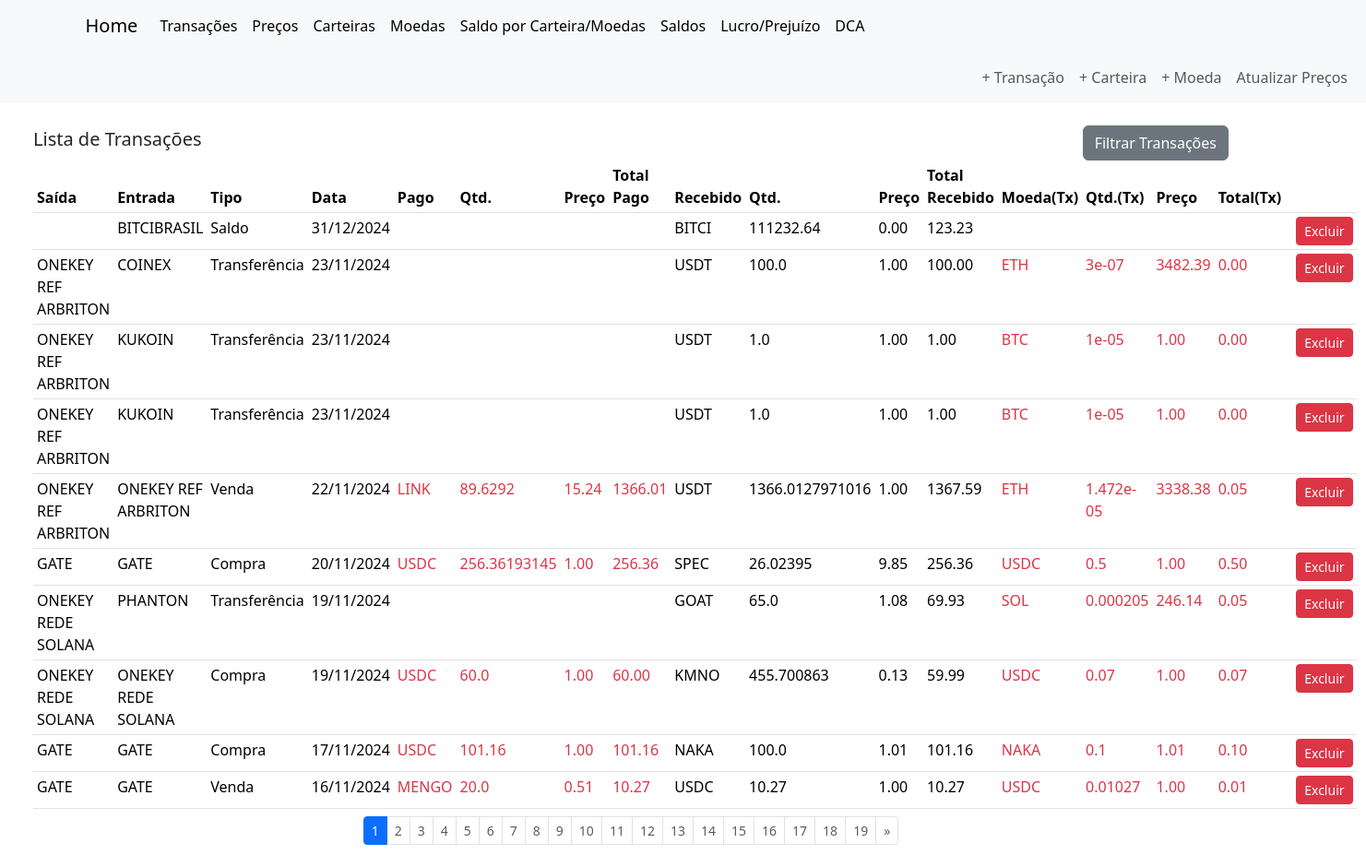
/transactions (signed in), run on the app's committed database.
### criptoControl/models.py (models this page shows)
class Transaction(db.Model):
    __tablename__ = 'transactions'
    transactions_id = db.Column(db.Integer, primary_key=True)
    transaction_type = db.Column(db.String, nullable=False)
    transaction_date = db.Column(db.Date, nullable=False, default=datetime.now)
    payment_wallet_id = db.Column(db.Integer, db.ForeignKey('wallets.wallet_id'), nullable=True)
    payment_wallet = db.relationship('Wallet', foreign_keys=[payment_wallet_id], backref='transactions')
    receiving_wallet_id = db.Column(db.Integer, db.ForeignKey('wallets.wallet_id'), nullable=True)
    receiving_wallet = db.relationship('Wallet', foreign_keys=[receiving_wallet_id], backref='received_transactions')
    crypto_payment_id = db.Column(db.Integer, db.ForeignKey('cryptocurrencies.crypto_id'), nullable=True)
    crypto_payment = db.relationship('Cryptocurrency', foreign_keys=[crypto_payment_id])
    crypto_payment_price = db.Column(db.Float, nullable=True)
    crypto_payment_quantity = db.Column(db.Float, nullable=True)
    total_paid = db.Column(db.Float, nullable=True)
    crypto_receive_id = db.Column(db.Integer, db.ForeignKey('cryptocurrencies.crypto_id'), nullable=True)
    crypto_receive = db.relationship('Cryptocurrency', foreign_keys=[crypto_receive_id])  # Corrigido para usar crypto_receive_id
    crypto_receive_price = db.Column(db.Float, nullable=True)
    crypto_receive_quantity = db.Column(db.Float, nullable=True)
    total_received = db.Column(db.Float, nullable=True)
    crypto_fee_id = db.Column(db.Integer, db.ForeignKey('cryptocurrencies.crypto_id'), nullable=True)
    crypto_fee = db.relationship('Cryptocurrency', foreign_keys=[crypto_fee_id])
    crypto_fee_price = db.Column(db.Float, nullable=True)
    crypto_fee_quantity = db.Column(db.Float, nullable=True)
    total_fee = db.Column(db.Float, nullable=True)

class Wallet(db.Model):
    __tablename__ = 'wallets'  # Corrigido aqui para 'wallets'
    wallet_id = db.Column(db.Integer, primary_key=True)
    wallet_user_id = db.Column(db.Integer, db.ForeignKey('users.user_id'), nullable=False)
    wallet_name = db.Column(db.String, nullable=False)
    wallet_network = db.Column(db.String, nullable=False)
    wallet_status = db.Column(db.String(1), nullable=False, default='N' )
    balances = db.relationship('WalletBalance', back_populates='wallet')

class Cryptocurrency(db.Model):
    __tablename__ = 'cryptocurrencies'
    crypto_id = db.Column(db.Integer, primary_key=True)
    crypto_name = db.Column(db.String, unique=True, nullable=False)
    crypto_symbol = db.Column(db.String, unique=True, nullable=False)
    crypto_status = db.Column(db.String(1), nullable=False, default='N')
    balances = db.relationship('WalletBalance', back_populates='cryptocurrency')

### criptoControl/routes/transactions_routes.py (the view)
@transaction_bp.route('/transactions')
@login_required
def transactions():
    session = create_session()
    try:
        user_id = current_user.user_id
        page = request.args.get('page', 1, type=int)
        per_page = 10  # Número de transações por página
        query = session.query(Transaction).options(
            joinedload(Transaction.payment_wallet),
            joinedload(Transaction.receiving_wallet),
            joinedload(Transaction.crypto_payment),
            joinedload(Transaction.crypto_receive),
            joinedload(Transaction.crypto_fee)
        ).join(
            Transaction.receiving_wallet
        ).filter(
            Wallet.wallet_user_id == user_id
        ).order_by(
            Transaction.transaction_date.desc(),
            Transaction.transactions_id.desc()
        )
        total_transactions = query.count()
        cons_transactions = query.limit(per_page).offset((page - 1) * per_page).all()
        total_pages = ceil(total_transactions / per_page)
    finally:
        session.close()
    return render_template(
        'operacoes/transactions.html',
        cons_transactions=cons_transactions,
        current_page=page,
        total_pages=total_pages
    )

### criptoControl/__init__.py (called while the page is built)
@login_manager.user_loader
def load_user(user_id):
    from criptoControl.models import User
    return User.query.get(int(user_id))

### criptoControl/routes/transactions_routes.py (called while the page is built)
def create_session():
    return sessionmaker(bind=db.engine)()

### criptoControl/templates/operacoes/transactions.html (shortened to what this page needs)
{% extends 'index.html' %} {% block head %} {% endblock %} {% block body %}
<div class="container m-4"">
    <caption>
        <div class="d-flex justify-content-between align-items-center">
            <h5>Lista de Transações</h5>
            <a href="{{ url_for('views.filtros_transacoes') }}" class="btn btn-secondary">Filtrar Transações</a>
        </div>
    </caption>
    <table class="table table-sm mb-2">
        <thead>
            <tr>
                <th>Saída</th>
                <th>Entrada</th>
                <th>Tipo</th>
                <th>Data</th>
                <th>Pago</th>
                <th>Qtd.</th>
                <th>Preço</th>
                <th>Total Pago</th>
                <th>Recebido</th>
                <th>Qtd.</th>
                <th>Preço</th>
                <th>Total Recebido</th>
                <th>Moeda(Tx)</th>
                <th>Qtd.(Tx)</th>
                <th>Preço</th>
                <th>Total(Tx)</th>
                <th></th>
                <th></th>
            </tr>
        </thead>
        <tbody>
            {% for transaction in cons_transactions %}
            <tr>
                <td>{{ transaction.payment_wallet.wallet_name }}</td>
                <td>{{ transaction.receiving_wallet.wallet_name }}</td>
                <td>{{ transaction.transaction_type }}</td>
                <td>{{ transaction.transaction_date.strftime('%d/%m/%Y') }}</td>
                <td>
                    <span class="text-danger"
                        >{{ transaction.crypto_payment.crypto_symbol }}</span
                    >
                </td>
                <td>
                    {% if transaction.crypto_payment_quantity is not none %}
                    <span class="text-danger"
                        >{{ transaction.crypto_payment_quantity }}</span
                    >
                    {% endif %}
                </td>
                <td>
                    {% if transaction.crypto_payment_price is not none %}
                    <span class="text-danger"
                        >{{ "%.2f" | format(transaction.crypto_payment_price)
                        }}</span
                    >
                    {% endif %}
                </td>
                <td>
                    {% if transaction.total_paid is not none %}
                    <span class="text-danger"
                        >{{ "%.2f" | format(transaction.total_paid) }}</span
                    >
                    {% endif %}
                </td>
                <td>
                    <span class="text-secundary"
                        >{{ transaction.crypto_receive.crypto_symbol }}</span
                    >
                </td>
                <td>
                    {% if transaction.crypto_receive_quantity is not none %}
                    <span class="text-secundary"
                        >{{ transaction.crypto_receive_quantity }}</span
                    >
                    {% endif %}
                </td>
                <td>
                    {% if transaction.crypto_receive_price is not none %}
                    <span class="text-secundary"
                        >{{ "%.2f" | format(transaction.crypto_receive_price)
                        }}</span
                    >
                    {% endif %}
                </td>
                <td>
                    {% if transaction.total_received is not none %}
                    <span class="text-secundary"
                        >{{ "%.2f" | format(transaction.total_received) }}</span
                    >
                    {% endif %}
                </td>
                <td>
                    <span class="text-danger"
                        >{{ transaction.crypto_fee.crypto_symbol }}</span
                    >
                </td>
                <td>
                    {% if transaction.crypto_fee_quantity is not none %}
                    <span class="text-danger"
                        >{{ transaction.crypto_fee_quantity }}</span
                    >
                    {% endif %}
                </td>
                <td>
                    {% if transaction.crypto_fee_price is not none %}
                    <span class="text-danger"
                        >{{ "%.2f" | format(transaction.crypto_fee_price)
                        }}</span
                    >
                    {% endif %}
                </td>
                <td>
                    {% if transaction.total_fee is not none %}
                    <span class="text-danger"
                        >{{ "%.2f" | format(transaction.total_fee) }}</span
                    >
                    {% endif %}
                </td>
                <td>
                </td>
                <td>
                    <form
                        method="POST"
                        action="{{ url_for('transaction.delete_transaction') }}"
                        style="display: inline"
                    >
                        <button type="submit" class="btn btn-danger btn-sm">
                            Excluir
                        </button>
                    </form>
                </td>
            </tr>
            {% endfor %}
        </tbody>
    </table>
    <nav aria-label="Page navigation">
        <ul class="pagination pagination-sm justify-content-center">
            {% for page in range(1, total_pages + 1) %}
            <li class="page-item {% if page == current_page %}active{% endif %}">
                <a class="page-link {% if page != current_page %}text-muted{% endif %}" href="{{ url_for('transaction.transactions', page=page) }}">
                    {{ page }}
                </a>
            </li>
            {% endfor %}
            {% if current_page < total_pages %}
            <li class="page-item">
                <a class="page-link text-muted" href="{{ url_for('transaction.transactions', page=current_page + 1) }}" aria-label="Next">
                    <span aria-hidden="true">&raquo;</span>
                </a>
            </li>
            {% endif %}
        </ul>
    </nav>
</div>
 {% endblock %}

### criptoControl/templates/index.html (shortened to what this page needs)
<!DOCTYPE html>
<html lang="pt-br">
  <head>
    {{ bootstrap.load_css() }}
  </head>
  <body>
    {% include 'navibar.html' %}
    {% include 'naviVert.html' %}
    {% block body %}{% endblock %}
  </body>
</html>

### criptoControl/templates/navibar.html (shortened to what this page needs)
<nav class="navbar navbar-expand-lg bg-body-tertiary">
  <div class="container-fluid container">
    <a class="navbar-brand" href="{{ url_for('main.index') }}">Home</a>
    <div class="collapse navbar-collapse" id="navbarNav">
      <ul class="navbar-nav">
        <li class="nav-item">
          <a
            class="nav-link active"
            aria-current="page"
            href="{{ url_for('transaction.transactions') }}"
            >Transações</a
          >
        </li>
        <li class="nav-item">
          <a
            class="nav-link active"
            aria-current="page"
            href="{{ url_for('views.prices') }}"
            >Preços</a
          >
        </li>
        <li class="nav-item">
          <a
            class="nav-link active"
            aria-current="page"
            href="{{ url_for('views.wallets') }}"
            >Carteiras</a
          >
        </li>
        <li class="nav-item">
          <a
            class="nav-link active"
            aria-current="page"
            href="{{ url_for('views.cryptos') }}"
            >Moedas</a
          >
        </li>
        <li class="nav-item">
            <a
              class="nav-link active"
              aria-current="page"
              href="{{ url_for('views.wallet_summary', payment_wallet_id=1) }}"
              >Saldo por Carteira/Moedas</a>
        </li>
        <li class="nav-item">
          <a
            class="nav-link active"
            aria-current="page"
            href="{{ url_for('views.balance_wallet') }}"
            >Saldos</a>
        </li>
          <a
            class="nav-link active"
            aria-current="page"
            href="{{ url_for('views.lucro_prejuizo') }}"
            >Lucro/Prejuízo</a>
          <a
            class="nav-link active"
            aria-current="page"
            href="{{ url_for('views.dca_compras') }}"
            >DCA</a>
      </ul>
    </div>
  </div>
</nav>

### criptoControl/templates/naviVert.html (shortened to what this page needs)
<body>
  <div class="navbar navbar-expand-lg bg-body-tertiary">
    <div class="container-fluid">
      <nav class="navbar-nav ms-auto">
        <a
          class="nav-link"
          aria-current="page"
          href="{{ url_for('transaction.add_transactions') }}"
          >+ Transação</a
        >
        <a
          class="nav-link"
          aria-current="page"
          href="#"
          data-bs-toggle="modal"
          data-bs-target="#carteiraModal"
          >+ Carteira</a
        >
        <a
          class="nav-link"
          aria-current="page"
          href="#"
          data-bs-toggle="modal"
          data-bs-target="#moedasModal"
          >+ Moeda</a
        >
        <a
          class="nav-link"
          href="#"
          onclick="document.getElementById('atualizar-prices-form').submit();"
          >Atualizar Preços</a
        >
      </nav>
    </div>
  </div>
</body>

### data on the page
Transaction: crypto_receive_price "0.00", total_received "123.23"
Transaction: crypto_receive_price "1.00", total_received "100.00", crypto_fee_price "3482.39", total_fee "0.00"
Transaction: crypto_receive_price "1.00", total_received "1.00", crypto_fee_price "1.00", total_fee "0.00"
Transaction: crypto_receive_price "1.00", total_received "1.00", crypto_fee_price "1.00", total_fee "0.00"
Transaction: crypto_payment_price "15.24", total_paid "1366.01", crypto_receive_price "1.00", total_received "1367.59", crypto_fee_price "3338.38", total_fee "0.05"
Transaction: crypto_payment_price "1.00", total_paid "256.36", crypto_receive_price "9.85", total_received "256.36", crypto_fee_price "1.00", total_fee "0.50"
Transaction: crypto_receive_price "1.08", total_received "69.93", crypto_fee_price "246.14", total_fee "0.05"
Transaction: crypto_payment_price "1.00", total_paid "60.00", crypto_receive_price "0.13", total_received "59.99", crypto_fee_price "1.00", total_fee "0.07"
Transaction: crypto_payment_price "1.00", total_paid "101.16", crypto_receive_price "1.01", total_received "101.16", crypto_fee_price "1.01", total_fee "0.10"
Transaction: crypto_payment_price "0.51", total_paid "10.27", crypto_receive_price "1.00", total_received "10.27", crypto_fee_price "1.00", total_fee "0.01"

### other printed values
{{ page }} "1" "2" "3" "4" "5" "6" "7" "8" "9" "10" "11" "12" "13" "14" "15" "16" "17" "18" "19"
